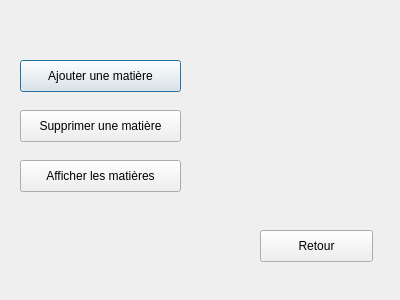
<?xml version="1.0" encoding="UTF-8"?>
<ui version="4.0">
 <class>DialogM</class>
 <widget class="QDialog" name="DialogM">
  <property name="geometry">
   <rect>
    <x>0</x>
    <y>0</y>
    <width>400</width>
    <height>300</height>
   </rect>
  </property>
  <property name="windowTitle">
   <string>Gestion des matières</string>
  </property>
  <widget class="QPushButton" name="ajouterMatiere">
   <property name="geometry">
    <rect>
     <x>20</x>
     <y>60</y>
     <width>161</width>
     <height>32</height>
    </rect>
   </property>
   <property name="text">
    <string>Ajouter une matière</string>
   </property>
  </widget>
  <widget class="QPushButton" name="supprimerMatiere">
   <property name="geometry">
    <rect>
     <x>20</x>
     <y>110</y>
     <width>161</width>
     <height>32</height>
    </rect>
   </property>
   <property name="text">
    <string>Supprimer une matière</string>
   </property>
  </widget>
  <widget class="QPushButton" name="afficherMatieres">
   <property name="geometry">
    <rect>
     <x>20</x>
     <y>160</y>
     <width>161</width>
     <height>32</height>
    </rect>
   </property>
   <property name="text">
    <string>Afficher les matières</string>
   </property>
  </widget>
  <widget class="QPushButton" name="retour">
   <property name="geometry">
    <rect>
     <x>260</x>
     <y>230</y>
     <width>113</width>
     <height>32</height>
    </rect>
   </property>
   <property name="text">
    <string>Retour</string>
   </property>
  </widget>
 </widget>
 <resources/>
 <connections/>
</ui>
